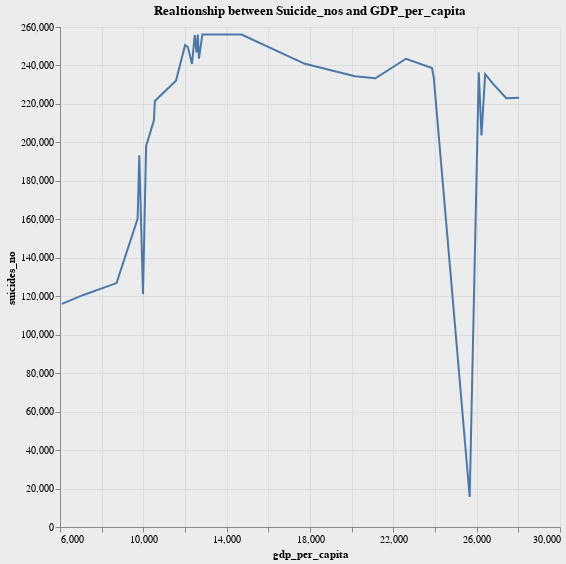

Notebook cell for this chart:
### Code cell
alt.Chart(combined,title='Realtionship between Suicide_nos and GDP_per_capita').mark_line().encode(
    alt.X('gdp_per_capita'),
    alt.Y('suicides_no')).properties(
    width=500,
    height=500
).configure_legend(titleFontSize=14).configure(background='#ECECEC')

### Figure 1 — Vega-Lite specification as saved in the notebook (floating-point values rounded to 4 significant figures)
{"config": {"view": {"continuousWidth": 400, "continuousHeight": 300}, "background": "#ECECEC"}, "data": {"name": "data-dfe6443d101f20c7d3e68ae6beea4aab"}, "mark": "line", "encoding": {"x": {"type": "quantitative", "field": "gdp_per_capita"}, "y": {"type": "quantitative", "field": "suicides_no"}}, "height": 500, "title": "Realtionship between Suicide_nos and GDP_per_capita", "width": 500, "$schema": "https://vega.github.io/schema/vega-lite/v4.8.1.json", "datasets": {"data-dfe6443d101f20c7d3e68ae6beea4aab": [{"year": "1985-01-01T00:00:00", "suicides_no": 116063, "gdp_per_capita": 6091.0}, {"year": "1986-01-01T00:00:00", "suicides_no": 120670, "gdp_per_capita": 7126.0}, {"year": "1987-01-01T00:00:00", "suicides_no": 126842, "gdp_per_capita": 8713.0}, {"year": "1988-01-01T00:00:00", "suicides_no": 121026, "gdp_per_capita": 9984.0}, {"year": "1989-01-01T00:00:00", "suicides_no": 160244, "gdp_per_capita": 9725.0}, {"year": "1990-01-01T00:00:00", "suicides_no": 193361, "gdp_per_capita": 9806.0}, {"year": "1991-01-01T00:00:00", "suicides_no": 198020, "gdp_per_capita": 10130.0}, {"year": "1992-01-01T00:00:00", "suicides_no": 211473, "gdp_per_capita": 10510.0}, {"year": "1993-01-01T00:00:00", "suicides_no": 221565, "gdp_per_capita": 10550.0}, {"year": "1994-01-01T00:00:00", "suicides_no": 232063, "gdp_per_capita": 11570.0}, {"year": "1995-01-01T00:00:00", "suicides_no": 243544, "gdp_per_capita": 12670.0}, {"year": "1996-01-01T00:00:00", "suicides_no": 246725, "gdp_per_capita": 12550.0}, {"year": "1997-01-01T00:00:00", "suicides_no": 240745, "gdp_per_capita": 12340.0}, {"year": "1998-01-01T00:00:00", "suicides_no": 249591, "gdp_per_capita": 12140.0}, {"year": "1999-01-01T00:00:00", "suicides_no": 256119, "gdp_per_capita": 12830.0}, {"year": "2000-01-01T00:00:00", "suicides_no": 255832, "gdp_per_capita": 12470.0}, {"year": "2001-01-01T00:00:00", "suicides_no": 250652, "gdp_per_capita": 12010.0}, {"year": "2002-01-01T00:00:00", "suicides_no": 256095, "gdp_per_capita": 12610.0}, {"year": "2003-01-01T00:00:00", "suicides_no": 256079, "gdp_per_capita": 14720.0}, {"year": "2004-01-01T00:00:00", "suicides_no": 240861, "gdp_per_capita": 17750.0}, {"year": "2005-01-01T00:00:00", "suicides_no": 234375, "gdp_per_capita": 20160.0}, {"year": "2006-01-01T00:00:00", "suicides_no": 233361, "gdp_per_capita": 21140.0}, {"year": "2007-01-01T00:00:00", "suicides_no": 233408, "gdp_per_capita": 23940.0}, {"year": "2008-01-01T00:00:00", "suicides_no": 235447, "gdp_per_capita": 26410.0}, {"year": "2009-01-01T00:00:00", "suicides_no": 243487, "gdp_per_capita": 22610.0}, {"year": "2010-01-01T00:00:00", "suicides_no": 238702, "gdp_per_capita": 23860.0}, {"year": "2011-01-01T00:00:00", "suicides_no": 236484, "gdp_per_capita": 26100.0}, {"year": "2012-01-01T00:00:00", "suicides_no": 230160, "gdp_per_capita": 26810.0}, {"year": "2013-01-01T00:00:00", "suicides_no": 223199, "gdp_per_capita": 28030.0}, {"year": "2014-01-01T00:00:00", "suicides_no": 222984, "gdp_per_capita": 27420.0}, {"year": "2015-01-01T00:00:00", "suicides_no": 203640, "gdp_per_capita": 26230.0}, {"year": "2016-01-01T00:00:00", "suicides_no": 15603, "gdp_per_capita": 25670.0}]}}
